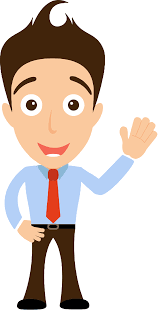
#> input picture PRO-C106-Student-Boilerplate-main/download.png, 162 x 310 px
$ python face_detect.py
#> lines starting #> are read from the running program, lines starting #| are printed output that depends on the picture; after the words box and inside, x2 and y2 are one past the last pixel; in counts of white or black regions, pixels touching at a corner belong together
import cv2

img = cv2.imread("download.png")
#> img is the input picture: shape (310, 162, 3); mean B, G, R 197.1, 204.6, 216.9

gray= cv2.cvtColor(img, cv2.COLOR_BGR2GRAY)
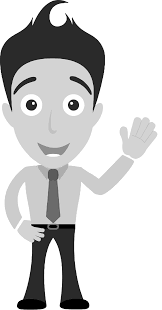
#> gray: shape (310, 162); min 0, max 255, mean 207.5

face_cascade = cv2.CascadeClassifier('haarcascade_frontalface_default.xml')

faces = face_cascade.detectMultiScale(gray)
#> faces = ()
print(faces)

for (x,y,w,h) in faces:
       cv2.rectangle(img,(x,y),(x+w,y+h),(0,0,255),2)
#> this loop made 0 passes

cv2.imshow('img',img)
cv2.waitKey(0)

$ run again, with PRO-C106-Student-Boilerplate-main/4f.jpg saved as PRO-C106-Student-Boilerplate-main/download.png
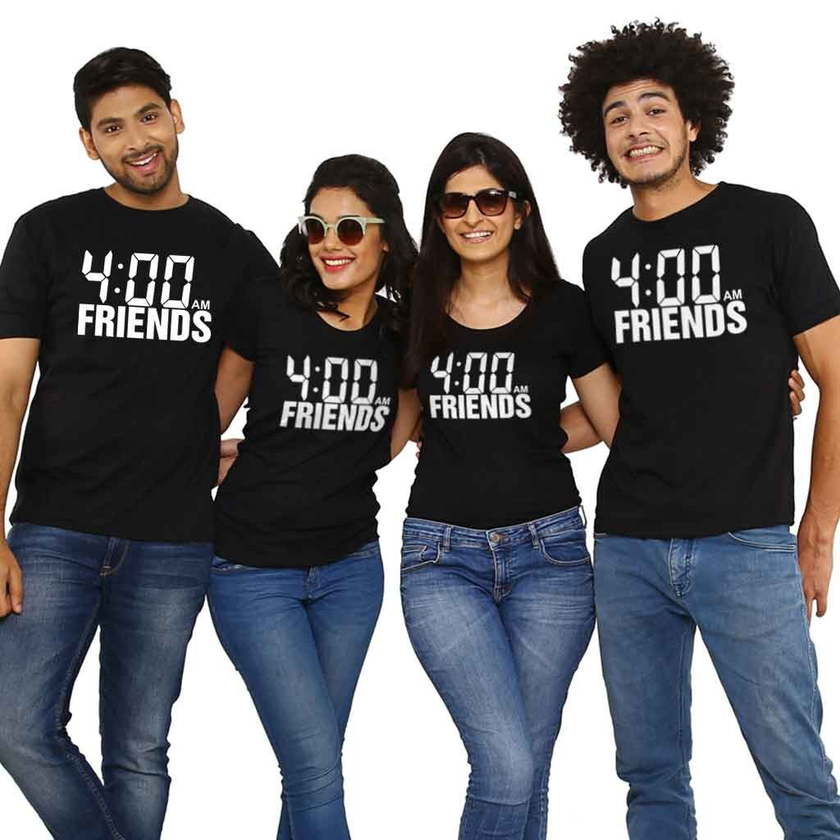
#> input picture PRO-C106-Student-Boilerplate-main/4f.jpg, 840 x 840 px, shrunk from 1024 x 1024 before the run
#> img is the input picture: shape (840, 840, 3); mean B, G, R 123, 119.2, 119.9
#> `gray= cv2.cvtColor(img, cv2.COLOR_BGR2GRAY)`:
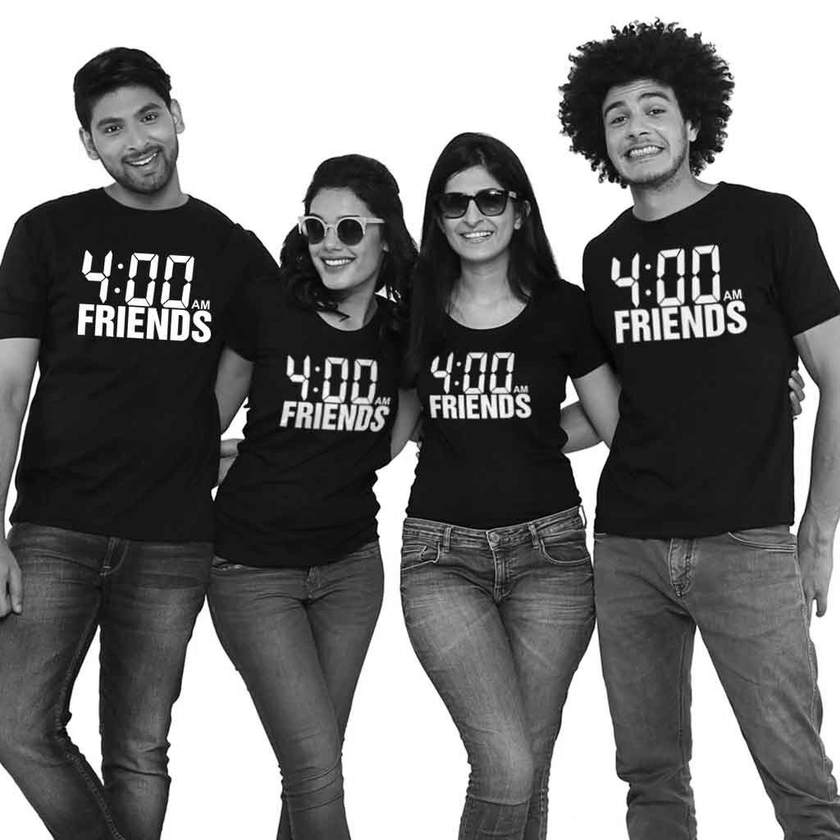
#> gray: shape (840, 840); min 0, max 255, mean 119.9
#> faces = [[507, 601, 70, 70], [590, 77, 98, 98], [425, 166, 98, 98], [79, 82, 105, 105], [286, 194, 98, 98], [390, 494, 215, 215]]
#| [[507 601  70  70]
#|  [590  77  98  98]
#|  [425 166  98  98]
#|  [ 79  82 105 105]
#|  [286 194  98  98]
#|  [390 494 215 215]]
#> the loop `for (x,y,w,h) in faces:` made 6 passes
#> after the loop `for (x,y,w,h) in faces:`:
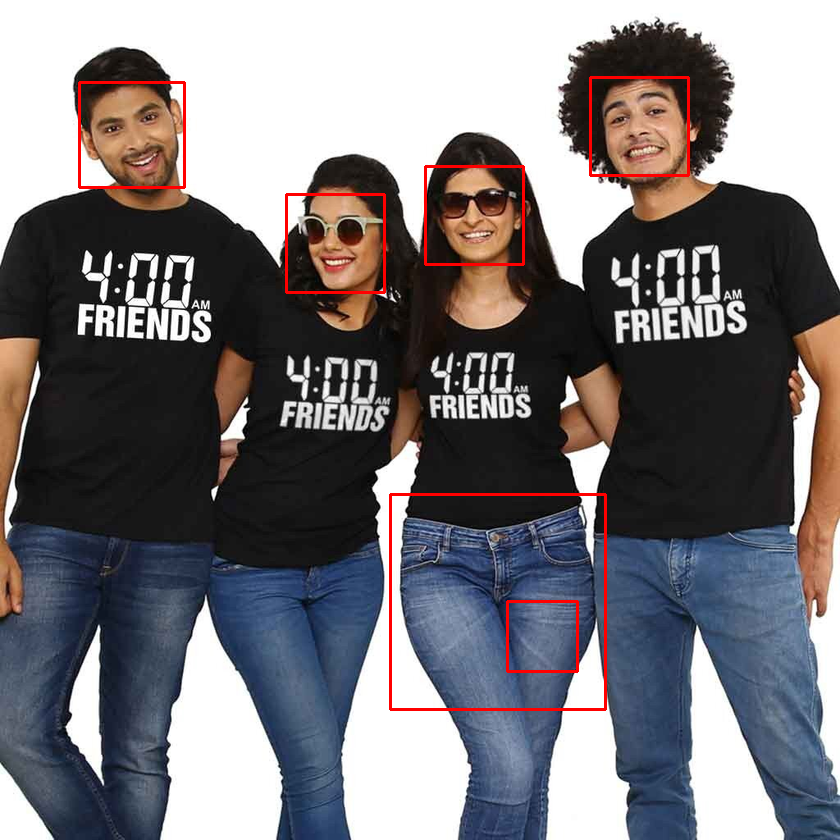
#> img: shape (840, 840, 3); 1.16% of pixels changed, all inside (x1, y1, x2, y2) = (78, 76, 690, 711)
